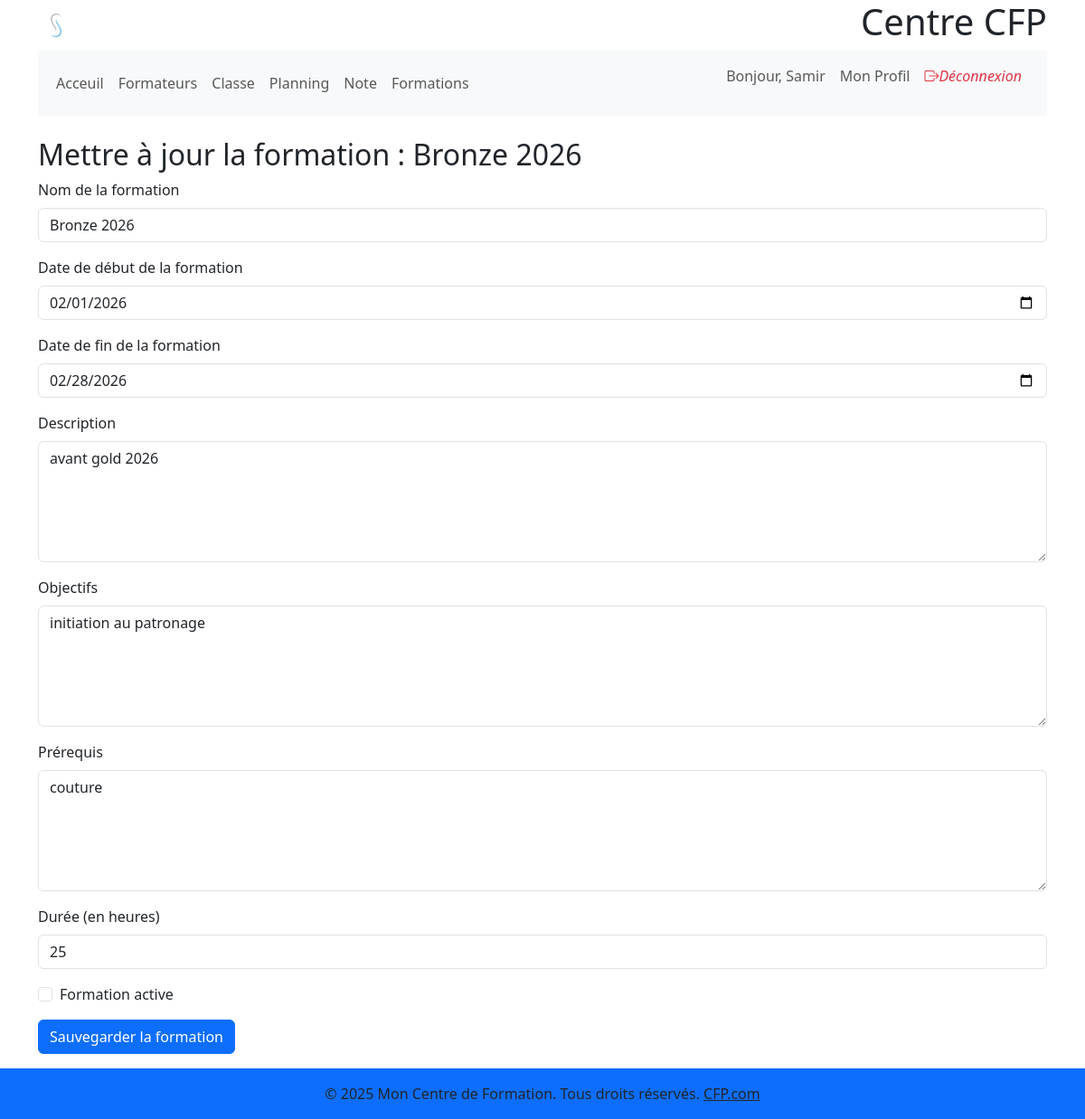
Screenshot of /formations/formation/2/update/ (signed in) with the database file from the repository.
### gestion_users/models.py (models this page shows, shortened)
class CustomUser(AbstractUser):
    role = models.CharField(max_length=50, choices=UserRole.choices, default=UserRole.STUDENT,
                            verbose_name=_("Rôle"))
    telephone = models.CharField(
        max_length=15, blank=True, null=True, verbose_name=_("Téléphone"))
    adress = models.TextField(blank=True, null=True, verbose_name=_("Adresse"))
    date_naissance = models.DateField(
        blank=True, null=True, verbose_name=_("Date de naissance"))
    photo = models.ImageField(upload_to='photos_profil/',
                              blank=True, null=True, verbose_name=_("Photo de profil"))
    class Meta:
        verbose_name = _("Utilisateur")
        verbose_name_plural = _("Utilisateurs")

### gestion_formations/models.py (models this page shows, shortened)
class Formation(models.Model):  # cours
    nom = models.CharField(
        max_length=255, verbose_name=_("Nom de la formation"))
    description = models.TextField(
        blank=True, null=True, verbose_name=_("Description"))
    duree_heures = models.PositiveIntegerField(blank=True, null=True, verbose_name=_(
        "Durée totale en heures"))  # Durée totale estimée de la formation
    objectifs = models.TextField(
        blank=True, null=True, verbose_name=_("Objectifs"))
    prerequis = models.TextField(
        blank=True, null=True, verbose_name=_("Prérequis"))
    est_active = models.BooleanField(
        default=True, verbose_name=_("Est active"))
    date_debut_formation = models.DateField(
        blank=True,
        null=True,
        verbose_name=_("Date de début de la formation")
    )
    date_fin_formation = models.DateField(
        blank=True,
        null=True,
        verbose_name=_("Date de fin de la formation")
    )
    class Meta:
        verbose_name = _("Formation")
        verbose_name_plural = _("Formations")

### gestion_formations/views.py (the view)
@login_required
@permission_required('gestion_formations.change_formation', raise_exception=True)
def formation_update(request, pk):
    formation = get_object_or_404(Formation, pk=pk)
    if request.method == 'POST':
        form = FormationForm(request.POST, instance=formation)
        if form.is_valid():
            form.save()
            messages.success(
                request, "La formation a été mise à jour avec succès.")
            return redirect('gestion_formations:formation_list')
        else:
            messages.error(
                request, "Veuillez corriger les erreurs ci-dessous.")
    else:
        form = FormationForm(instance=formation)
    context = {
        'form': form,
        'titre_page': f'Mettre à jour la formation : {formation.nom}',
    }
    return render(request, 'gestion_formations/formation_form.html', context)

### gestion_formations/forms.py (shortened to what this page needs)
class FormationForm(forms.ModelForm):
    class Meta:
        model = Formation
        fields = '__all__'
        widgets = {
            'nom': forms.TextInput(attrs={'class': 'form-control'}),
            'description': forms.Textarea(attrs={'class': 'form-control', 'rows': 5}),
            'objectifs': forms.Textarea(attrs={'class': 'form-control', 'rows': 5}),
            'prerequis': forms.Textarea(attrs={'class': 'form-control', 'rows': 5}),
            'date_debut_formation': forms.DateInput(
                attrs={
                    'class': 'form-control',
                    'type': 'date'  # Utilisez le sélecteur de date natif HTML5
                }
            ),
            'date_fin_formation': forms.DateInput(
                attrs={
                    'class': 'form-control',
                    'type': 'date'
                }
            ),
            'duree_heures': forms.NumberInput(attrs={'class': 'form-control'}),
            'est_active': forms.CheckboxInput(attrs={'class': 'form-check-input'}),
        }

### gestion_formations/templates/gestion_formations/formation_form.html (shortened to what this page needs)
{% extends 'base.html' %} {% block content %}
<div class="container mt-4">
  <h2>{{ titre_page }}</h2>
  <form method="post">
    <div class="mb-3">
      <label for="id_nom" class="form-label">Nom de la formation</label>
      {{ form.nom }}
    </div>
    <div class="mb-3">
      <label for="id_date_debut_formation" class="form-label"
        >Date de début de la formation</label
      >
      {{ form.date_debut_formation }}
    </div>
    <div class="mb-3">
      <label for="id_date_fin_formation" class="form-label"
        >Date de fin de la formation</label
      >
      {{ form.date_fin_formation }}
    </div>
    <div class="mb-3">
      <label for="id_description" class="form-label">Description</label>
      {{ form.description }}
    </div>
    <div class="mb-3">
      <label for="id_objectifs" class="form-label">Objectifs</label>
      {{ form.objectifs }}
    </div>
    <div class="mb-3">
      <label for="id_prerequis" class="form-label">Prérequis</label>
      {{ form.prerequis }}
    </div>
    <div class="mb-3">
      <label for="id_duree_heures" class="form-label">Durée (en heures)</label>
      {{ form.duree_heures }}
    </div>
    <div class="mb-3 form-check">
      <input
        type="checkbox"
        class="form-check-input"
        id="id_est_active"
        name="est_active"
        {%
        if
        form.est_active.value
        %}checked{%
        endif
        %}
      />
      <label class="form-check-label" for="id_est_active"
        >Formation active</label
      >
    </div>
    <button type="submit" class="btn btn-primary">
      Sauvegarder la formation
    </button>
  </form>
</div>
{% endblock %}

### templates/includes/_nav.html (shortened to what this page needs)
<nav class="navbar navbar-expand-lg navbar-light bg-light">
  <div class="container-fluid">
    <div class="collapse navbar-collapse" id="navbarNav">
      <ul class="navbar-nav me-auto mb-2 mb-lg-0">
        <li class="nav-item">
          <a class="nav-link" href="#">Acceuil</a>
        </li>
        <li class="nav-item">
          <a class="nav-link" href="{% url 'gestion_users:formateurs_list' %}">Formateurs</a>
        </li>
        <li class="nav-item">
          <a class="nav-link" href="{% url 'gestion_formations:room_list' %}">Classe</a>
        </li>
        <li class="nav-item">
          <a class="nav-link" href="{% url 'gestion_formations:seance_calendar_page' %}">Planning</a>
        </li>
        <li class="nav-item">
          <a class="nav-link" href="#">Note</a>
        </li>
        <li class="nav-item">
          <a class="nav-link" href="{% url 'gestion_formations:formation_list' %}">Formations</a>
        </li>
      </ul>
      <ul class="navbar-nav ms-auto">
        {% if user.is_authenticated %}
          <li class="nav-item">
            <span class="nav-link">Bonjour, {{ user.first_name|default:user.username }}</span>
          </li>
          <li class="nav-item">
            <a class="nav-link" href="{% url 'gestion_users:profile' %}">Mon Profil</a>
          </li>
          <li class="nav-item">
            <form method="post" action="{% url 'gestion_users:logout' %}" class="form-inline">
              <a href="{% url 'gestion_users:logout' %}" class="nav-link text-danger"><i class="bi bi-box-arrow-right me-2">Déconnexion</i></a>
            </form>
          </li>
        {% endif %}
      </ul>
    </div>
  </div>
</nav>

### rows the page displays
CustomUser: first_name "Samir"
Formation: nom "Bronze 2026", date_debut_formation "02/01/2026", date_fin_formation "02/28/2026", description "avant gold 2026", objectifs "initiation au patronage", prerequis "couture", duree_heures "25"

### other values shown
{{ titre_page }} "Mettre à jour la formation : Bronze 2026"
